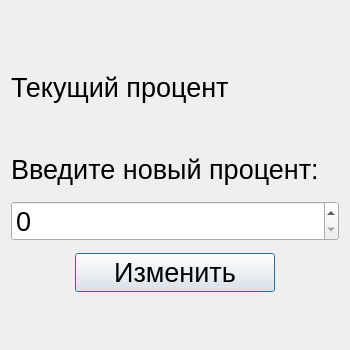
<?xml version="1.0" encoding="UTF-8"?>
<ui version="4.0">
 <class>change_current_courier_procent</class>
 <widget class="QDialog" name="change_current_courier_procent">
  <property name="geometry">
   <rect>
    <x>0</x>
    <y>0</y>
    <width>350</width>
    <height>350</height>
   </rect>
  </property>
  <property name="maximumSize">
   <size>
    <width>350</width>
    <height>350</height>
   </size>
  </property>
  <property name="windowTitle">
   <string>Изменить процент</string>
  </property>
  <layout class="QGridLayout" name="gridLayout">
   <item row="0" column="0">
    <spacer name="verticalSpacer">
     <property name="orientation">
      <enum>Qt::Orientation::Vertical</enum>
     </property>
     <property name="sizeType">
      <enum>QSizePolicy::Policy::Fixed</enum>
     </property>
     <property name="sizeHint" stdset="0">
      <size>
       <width>20</width>
       <height>20</height>
      </size>
     </property>
    </spacer>
   </item>
   <item row="3" column="0" colspan="2">
    <widget class="QSpinBox" name="spinBox">
     <property name="font">
      <font>
       <pointsize>20</pointsize>
      </font>
     </property>
    </widget>
   </item>
   <item row="1" column="1">
    <widget class="QLabel" name="now">
     <property name="maximumSize">
      <size>
       <width>16777214</width>
       <height>100</height>
      </size>
     </property>
     <property name="font">
      <font>
       <pointsize>20</pointsize>
      </font>
     </property>
     <property name="text">
      <string/>
     </property>
     <property name="alignment">
      <set>Qt::AlignmentFlag::AlignCenter</set>
     </property>
    </widget>
   </item>
   <item row="1" column="0">
    <widget class="QLabel" name="label">
     <property name="maximumSize">
      <size>
       <width>1111111</width>
       <height>100</height>
      </size>
     </property>
     <property name="font">
      <font>
       <pointsize>20</pointsize>
      </font>
     </property>
     <property name="text">
      <string>Текущий процент</string>
     </property>
    </widget>
   </item>
   <item row="2" column="0" colspan="2">
    <widget class="QLabel" name="label_2">
     <property name="maximumSize">
      <size>
       <width>16777215</width>
       <height>40</height>
      </size>
     </property>
     <property name="font">
      <font>
       <pointsize>20</pointsize>
      </font>
     </property>
     <property name="text">
      <string>Введите новый процент:</string>
     </property>
    </widget>
   </item>
   <item row="4" column="0" colspan="2">
    <layout class="QHBoxLayout" name="horizontalLayout">
     <item>
      <widget class="QPushButton" name="pushButton">
       <property name="maximumSize">
        <size>
         <width>200</width>
         <height>16777215</height>
        </size>
       </property>
       <property name="font">
        <font>
         <pointsize>20</pointsize>
        </font>
       </property>
       <property name="text">
        <string>Изменить</string>
       </property>
      </widget>
     </item>
    </layout>
   </item>
   <item row="5" column="0">
    <spacer name="verticalSpacer_2">
     <property name="orientation">
      <enum>Qt::Orientation::Vertical</enum>
     </property>
     <property name="sizeType">
      <enum>QSizePolicy::Policy::Fixed</enum>
     </property>
     <property name="sizeHint" stdset="0">
      <size>
       <width>20</width>
       <height>40</height>
      </size>
     </property>
    </spacer>
   </item>
  </layout>
 </widget>
 <resources/>
 <connections/>
</ui>
